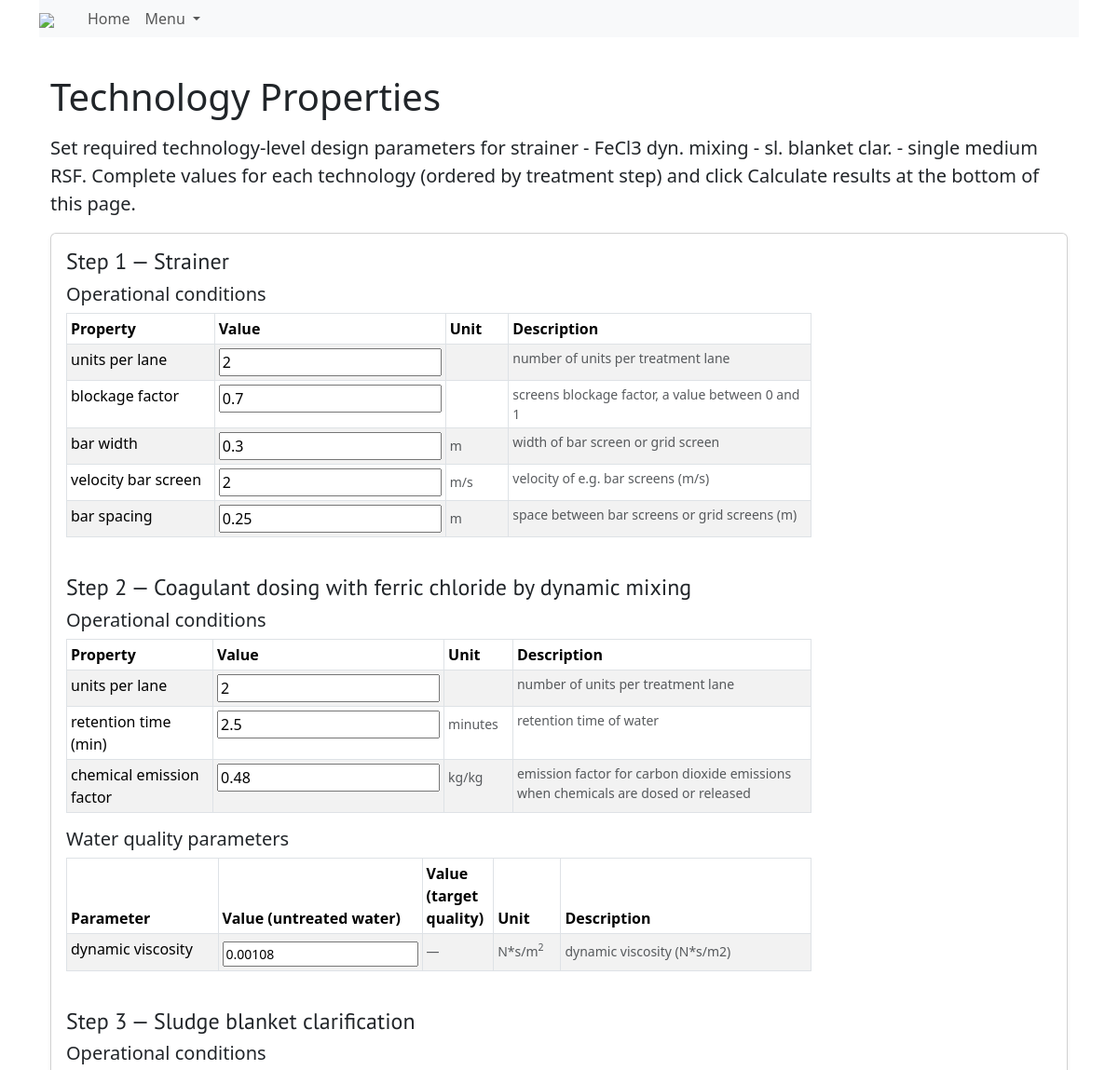
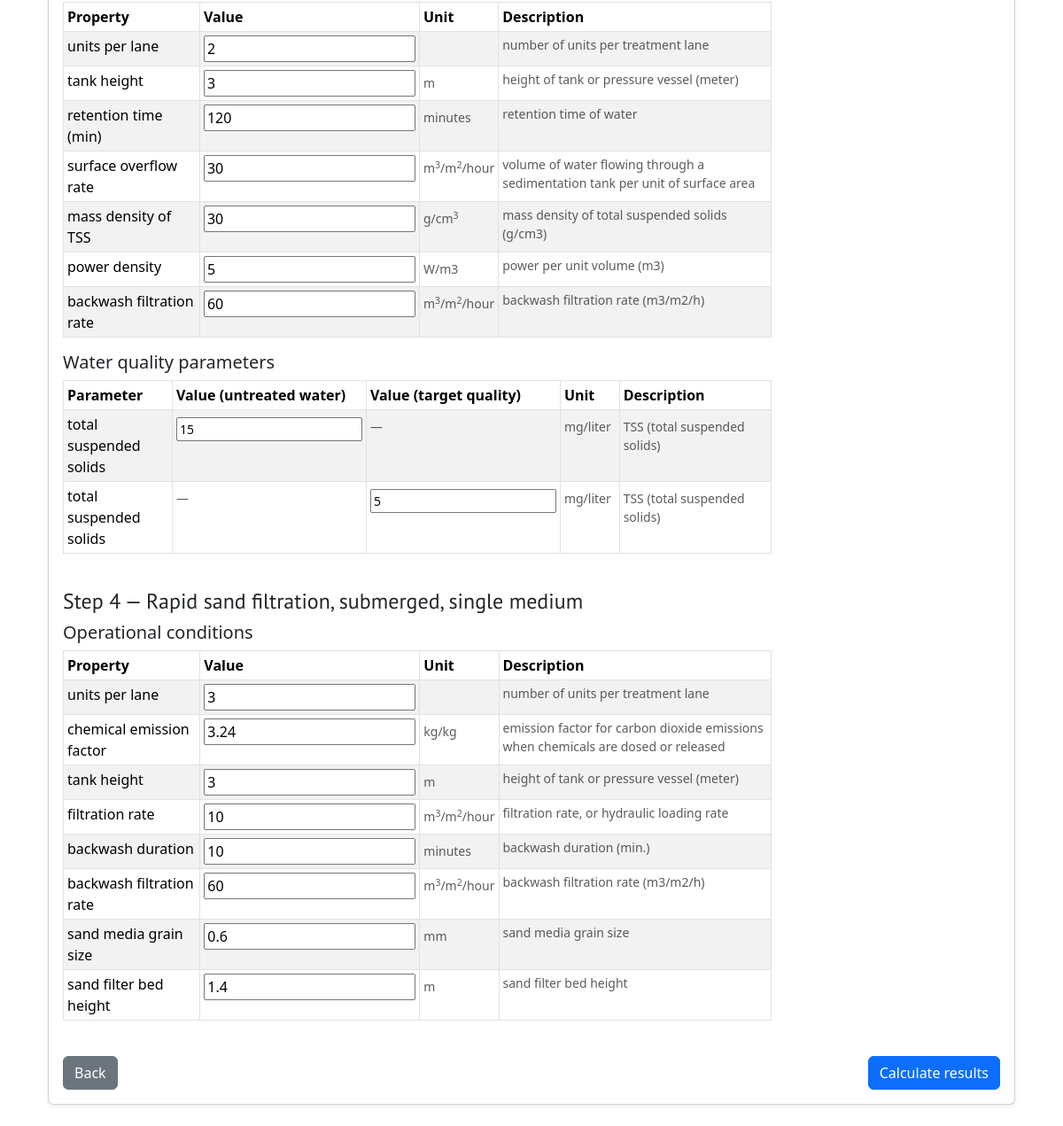
The page /treatmentplant/1/technology/ on the database its author committed (2 pictures, top to bottom).
### drinq/models.py (models this page shows, shortened)
class TreatmentPlant(models.Model):
    id = models.AutoField(primary_key=True, unique=True)
    configuration = models.ForeignKey(
        MultiStepConfiguration, models.CASCADE, blank=True, null=True,
        db_column='configuration')
    option = models.IntegerField(
        blank=False, null=False,
        help_text="Identifying number in a set of preliminary treatment design options"
        )
    name = models.TextField(blank=True, null=False)
    description = models.TextField(blank=True, null=True)
    slug = models.SlugField(unique=True, blank=True)
    class Meta:
        db_table = 'treatmentplant'
        verbose_name_plural = "treatment plants"

class Technology(models.Model):
    id = models.AutoField(primary_key=True, unique=True)
    name = models.TextField(unique=True, null=False)
    description = models.TextField(blank=True, null=True)
    slug = AutoSlugField(populate_from='name')
    advantage = models.TextField(null=True, max_length=500)
    disadvantage = models.TextField(null=True, max_length=500)
    class Meta:
        db_table = 'technology'
        verbose_name_plural = "technologies"

class TechnologyProperty(models.Model):
    id = models.AutoField(primary_key=True, unique=True)
    name = models.TextField(unique=True, null=False)
    description = models.TextField(blank=True, null=True)
    unit = models.TextField(blank=True, null=True)
    category = models.ForeignKey(
        'ParameterCategory', models.CASCADE, blank=True, null=True,
        db_column='category')
    parent_property = models.ForeignKey(
        'TechnologyProperty', models.CASCADE, blank=True, null=True,
        db_column='parent_property', related_name='child_properties')
    class Meta:
        db_table = 'technologyproperty'
        verbose_name_plural = "technology parametric properties"

class TreatmentPlantWaterQualityParameterValue(models.Model):
    id = models.AutoField(primary_key=True, unique=True)
    treatmentplant = models.ForeignKey(
        TreatmentPlant,
        on_delete=models.CASCADE,
        db_column='treatmentplant')
    wq_tech_parameter = models.ForeignKey(
        WaterqualityParameterTechnologyJunction,
        on_delete=models.CASCADE,
        db_column='tech_wqparameter')
    value = models.FloatField(
        blank=True, null=True, db_column='value')
    class Meta:
        db_table = 'treatmentplant_wqparametervalue'
        verbose_name_plural = "treatment plant water quality parameter values"

class WaterqualityParameterTechnologyJunction(models.Model):
    id = models.AutoField(primary_key=True, unique=True)
    waterqualityparameter = models.ForeignKey(
        WaterqualityParameter,
        on_delete=models.CASCADE,
        db_column='waterqualityparameter', related_name='wqp_technologies')
    technology = models.ForeignKey(
        Technology, on_delete=models.CASCADE,
        db_column='technology', related_name='technology_wqps')
    is_inputparameter = models.BooleanField(
        default=0, null=False,
        db_column='is_inputparameter')
    is_targetparameter = models.BooleanField(
        default=0, null=False,
        db_column='is_targetparameter')
    default_value = models.FloatField(blank=True, null=True)
    class Meta:
        db_table = 'waterqualityparameter_technology'
        verbose_name_plural = "water quality parameter technology junctions"

class WaterqualityParameter(models.Model):
    id = models.AutoField(primary_key=True, unique=True)
    name = models.TextField(unique=True, null=False)
    description = models.TextField(blank=True, null=True)
    unit = models.TextField(blank=True, null=True)
    class Meta:
        db_table = 'waterqualityparameter'
        verbose_name_plural = "water quality parameters"

### drinq/views.py (the view, shortened to what this page needs)
class TechnologyPropertiesView(generic.FormView):
    template_name = 'drinq/form_technology-properties.html'
    form_class = TreatmentPlantTechPropertyValueFormSet
    def get_treatment_plant(self):
        return get_object_or_404(TreatmentPlant, pk=self.kwargs['plant_id'])
    def get_form(self, form_class=None):
        treatment_plant = self.get_treatment_plant()
        tech_ids = TreatmentPlantLayout.objects.filter(
            treatmentplant=treatment_plant).values_list(
                'technology', flat=True)
        non_digested_prop_ids = TechnologyPropertyJunction.objects.filter(
            technology__in=tech_ids, is_digested=False
        ).values_list('property', flat=True)
        queryset = TreatmentPlantTechnologyPropertyValue.objects.filter(
            treatmentplant=treatment_plant,
            technologyproperty_id__in=non_digested_prop_ids
        )
        initial = []
        if not queryset.exists():
            initial = build_technology_property_initials(treatment_plant)
        prefix = "techprop"
        return TreatmentPlantTechPropertyValueFormSet(
            queryset=queryset, initial=initial, prefix=prefix)
    def get_waterquality_formset(self):
        treatment_plant = self.get_treatment_plant()
        tech_ids = TreatmentPlantLayout.objects.filter(
            treatmentplant=treatment_plant).values_list('technology', flat=True)
        wqtech_junctions = WaterqualityParameterTechnologyJunction.objects.filter(
            technology__in=tech_ids
        ).select_related('waterqualityparameter')
        qs = TreatmentPlantWaterQualityParameterValue.objects.filter(
            treatmentplant=treatment_plant,
            wq_tech_parameter_id__in=[j.id for j in wqtech_junctions]
        )
        existing_ids = set(
            qs.values_list('wq_tech_parameter_id', flat=True))
        for junction in wqtech_junctions:
            if junction.id not in existing_ids:
                TreatmentPlantWaterQualityParameterValue.objects.create(
                    treatmentplant=treatment_plant,
                    wq_tech_parameter=junction,
                    value=junction.default_value
                )
        qs = TreatmentPlantWaterQualityParameterValue.objects.filter(
            treatmentplant=treatment_plant,
            wq_tech_parameter_id__in=[j.id for j in wqtech_junctions]
        )
        prefix = "waterquality"
        try:
            if self.request.method == 'POST':
                return WaterQualityParameterValueFormSet(
                    self.request.POST, queryset=qs, prefix=prefix)
            return WaterQualityParameterValueFormSet(
                queryset=qs, prefix=prefix)
        except Exception as e:
            logger.error("Exception in get_waterquality_formset: %s", e, exc_info=True)
            raise
    def get_context_data(self, **kwargs):
        context = super().get_context_data(**kwargs)
        treatment_plant = self.get_treatment_plant()
        formset = context.get('form') or self.get_form()
        waterquality_formset = self.get_waterquality_formset()
        layouts = TreatmentPlantLayout.objects.filter(
            treatmentplant=treatment_plant).order_by('step').select_related('technology')
        tech_order = [lay.technology for lay in layouts]
        tech_map = {tech.id: tech for tech in tech_order}
        forms_by_tech = OrderedDict()
        for tech in tech_order:
            forms_by_tech[tech] = []
        for idx, form in enumerate(formset.forms):
            tech_id = None
            if getattr(form.instance, 'technology', None):
                tech_id = form.instance.technology.id
            else:
                tech_id = form.initial.get('technology')
            prop_id = None
            if getattr(form.instance, 'technologyproperty', None):
                prop_id = form.instance.technologyproperty.id
            else:
                prop_id = form.initial.get('technologyproperty')
            tech = tech_map.get(tech_id)
            prop_name = None
            prop_unit = None
            prop_help = None
            if prop_id:
                try:
                    prop = TechnologyProperty.objects.get(id=prop_id)
                    prop_name = prop.name
                    prop_unit = prop.unit
                    prop_help = prop.description
                except TechnologyProperty.DoesNotExist:
                    prop_name = str(prop_id)
            if tech is not None:
                forms_by_tech[tech].append({
                    'form': form,
                    'prop_name': prop_name,
                    'prop_unit': prop_unit,
                    'prop_help': prop_help,
                })
        waterquality_forms_by_tech = OrderedDict(
            (tech, []) for tech in tech_order)
        wqp_tech_map = {}
        for junction in WaterqualityParameterTechnologyJunction.objects.filter(technology__in=tech_order):
            tid = junction.technology.id
            pid = junction.waterqualityparameter.id
            wqp_tech_map.setdefault(pid, set()).add(tid)
        for form in waterquality_formset.forms:
            param = getattr(form.instance, 'wq_tech_parameter', None)
            if param is not None:
                tech = param.technology
                if tech is not None:
                    waterquality_forms_by_tech[tech].append(form)
        context['forms_by_tech'] = forms_by_tech
        context['treatment_plant'] = treatment_plant
        context['formset'] = formset
        context['waterquality_formset'] = waterquality_formset
        context['waterquality_forms_by_tech'] = waterquality_forms_by_tech
        wq_params_by_techid = {}
        for tech in tech_order:
            param_map = defaultdict(lambda: {
                'untreated': None,
                'target': None,
                'description': '',
                'unit': ''
                })
            forms = waterquality_forms_by_tech.get(tech, [])
            for form in forms:
                junction = getattr(form.instance, 'wq_tech_parameter', None)
                if not junction:
                    continue
                param = getattr(junction, 'waterqualityparameter', None)
                if not param:
                    continue
                name = param.name
                desc = param.description or ''
                unit = param.unit or ''
                is_input = getattr(junction, 'is_inputparameter', False)
                is_target = getattr(junction, 'is_targetparameter', False)
                value = form['value']
                if is_input:
                    param_map[name]['untreated'] = value
                if is_target:
                    param_map[name]['target'] = value
                param_map[name]['description'] = desc
                param_map[name]['unit'] = unit
            param_list = []
            for pname, pdata in param_map.items():
                param_list.append({
                    'name': pname,
                    'untreated': pdata['untreated'],
                    'target': pdata['target'],
                    'description': pdata['description'],
                    'unit': pdata['unit'],
                })
            wq_params_by_techid[tech.id] = param_list
        waterquality_params_by_tech = OrderedDict()
        for tech in tech_order:
            waterquality_params_by_tech[tech] = wq_params_by_techid.get(
                tech.id, [])
        context['waterquality_params_by_tech'] = waterquality_params_by_tech
        return context

### templates/drinq/form_technology-properties.html (shortened to what this page needs)
{% extends 'base.html' %}
{% load i18n %}
{% load dict_extras %}
{% load unit_format %}
{% block content %}
<body class="bg-light">
<div class="container mt-4">
  <h1 class="mb-3">Technology Properties</h1>
  <p class="lead">Set required technology-level design parameters for <strong>{{ treatment_plant.name }}</strong>. Complete values for each technology (ordered by treatment step) and click <strong>Calculate results</strong> at the bottom of this page.</p>
  <div class="card shadow-sm p-3 bg-white">
    <form method="post">
      {% for tech, items in forms_by_tech.items %}
      <div class="mb-4">
        <h4 class="mb-2">Step {{ forloop.counter }} — {{ tech.name }}</h4>
        <h5 class="mb-2">Operational conditions</h5>
        <div class="table-responsive">
          <table class="table table-bordered table-striped table-sm">
            <thead class="thead-light">
              <tr>
                <th style="width:25%">Property</th>
                <th style="width:10%">Value</th>
                <th style="width:10%">Unit</th>
                <th style="width:55%">Description</th>
              </tr>
            </thead>
            <tbody>
              {% for item in items %}
                {% if not item.is_digested %}
                <tr>
                  <td class="align-top">{{ item.prop_name }}</td>
                  <td>
                    {{ item.form.value }}
                  </td>
                  <td class="align-top">
                    <div class="form-text text-muted small mt-1">
                      {% if item.prop_unit %}{{ item.prop_unit|superscript_exponents|safe }}{% else %}&nbsp;{% endif %}
                    </div>
                  </td>
                  <td class="align-top text-muted small mt-1">
                    {% if item.prop_help %}{{ item.prop_help }}{% endif %}
                  </td>
                </tr>
                {% endif %}
              {% endfor %}
            </tbody>
          </table>
        </div>
        {% with wq_forms=waterquality_forms_by_tech|dict_get:tech %}
          {% if wq_forms and wq_forms|length > 0 %}
            <div class="mb-4">
              <h5 class="mb-2">Water quality parameters</h5>
              <div class="table-responsive">
                <table class="table table-bordered table-striped table-sm">
                  <thead class="thead-light">
                    <tr>
                      <th style="width:25%">Parameter</th>
                      <th style="width:10%">Value (untreated water)</th>
                      <th style="width:10%">Value (target quality)</th>
                      <th style="width:10%">Unit</th>
                      <th style="width:45%">Description</th>
                    </tr>
                  </thead>
                  <tbody>
                    {% for form in wq_forms %}
                      <tr>
                        <td>
                          {{ form.instance.wq_tech_parameter.waterqualityparameter.name }}
                        </td>
                        <td>
                          <div class="form-text text-muted small mt-1">
                          {% if form.instance.wq_tech_parameter.is_inputparameter %}
                            {{ form.value }}
                          {% else %}
                            &mdash;
                          {% endif %}
                          </div>
                        </td>
                        <td>
                          <div class="form-text text-muted small mt-1">
                            {% if form.instance.wq_tech_parameter.is_targetparameter %}
                              {{ form.value }}
                            {% else %}
                              &mdash;
                            {% endif %}
                          </div>
                        </td>
                        <td class="align-top">
                          <div class="form-text text-muted small mt-1">
                            {{ form.instance.wq_tech_parameter.waterqualityparameter.unit|superscript_exponents|safe }}
                          </div>
                        </td>
                        <td class="align-top">
                          <div class="form-text text-muted small mt-1">
                            {{ form.instance.wq_tech_parameter.waterqualityparameter.description }}
                          </div>
                        </td>
                      </tr>
                    {% endfor %}
                  </tbody>
                </table>
              </div>
            </div>
          {% endif %}
        {% endwith %}
      </div>
      {% endfor %}
      <div class="d-flex justify-content-between">
        <a href="{% url 'design_detail' treatment_plant.slug %}" class="btn btn-secondary">Back</a>
        <button type="submit" class="btn btn-primary">Calculate results</button>
      </div>
    </form>
  </div>
</div>
<br>
</body>
{% endblock %}

### rows shown on the page
TreatmentPlant: name "strainer - FeCl3 dyn. mixing - sl. blanket clar. - single medium RSF"
Technology: name "Strainer", form.value "2" "0.7" "0.3" "2" "0.25", prop_unit|superscript_exponents "m" "m"
TechnologyProperty: prop_name "units per lane" "units per lane" "units per lane" "units per lane", prop_help "number of units per treatment lane" "number of units per treatment lane" "number of units per treatment lane" "number of units per treatment lane"
TechnologyProperty: prop_name "blockage factor", prop_help "screens blockage factor, a value between 0 and 1"
TechnologyProperty: prop_name "bar width", prop_help "width of bar screen or grid screen"
TechnologyProperty: prop_name "velocity bar screen", prop_unit|superscript_exponents "m/s", prop_help "velocity of e.g. bar screens (m/s)"
TechnologyProperty: prop_name "bar spacing", prop_help "space between bar screens or grid screens (m)"
Technology: name "Coagulant dosing with ferric chloride by dynamic mixing", form.value "2" "2.5" "0.48", value "0.00108"
TechnologyProperty: prop_name "retention time (min)" "retention time (min)", prop_unit|superscript_exponents "minutes" "minutes", prop_help "retention time of water" "retention time of water"
TechnologyProperty: prop_name "chemical emission factor" "chemical emission factor", prop_unit|superscript_exponents "kg/kg" "kg/kg", prop_help "emission factor for carbon dioxide emissions when chemicals are dosed or released" "emission factor for carbon dioxide emissions when chemicals are dosed or released"
TreatmentPlantWaterQualityParameterValue: instance.wq_tech_parameter.waterqualityparameter.name "dynamic viscosity", instance.wq_tech_parameter.waterqualityparameter.unit|superscript_exponents "N*s/m 2", instance.wq_tech_parameter.waterqualityparameter.description "dynamic viscosity (N*s/m2)"
Technology: name "Sludge blanket clarification", form.value "2" "3" "120" "30" "30" "5" "60", prop_unit|superscript_exponents "m", value "15", value "5"
TechnologyProperty: prop_name "tank height" "tank height", prop_help "height of tank or pressure vessel (meter)" "height of tank or pressure vessel (meter)"
TechnologyProperty: prop_name "surface overflow rate", prop_unit|superscript_exponents "m 3 /m 2 /hour", prop_help "volume of water flowing through a sedimentation tank per unit of surface area"
TechnologyProperty: prop_name "mass density of TSS", prop_unit|superscript_exponents "g/cm 3", prop_help "mass density of total suspended solids (g/cm3)"
TechnologyProperty: prop_name "power density", prop_unit|superscript_exponents "W/m3", prop_help "power per unit volume (m3)"
TechnologyProperty: prop_name "backwash filtration rate" "backwash filtration rate", prop_unit|superscript_exponents "m 3 /m 2 /hour" "m 3 /m 2 /hour", prop_help "backwash filtration rate (m3/m2/h)" "backwash filtration rate (m3/m2/h)"
TreatmentPlantWaterQualityParameterValue: instance.wq_tech_parameter.waterqualityparameter.name "total suspended solids", instance.wq_tech_parameter.waterqualityparameter.unit|superscript_exponents "mg/liter", instance.wq_tech_parameter.waterqualityparameter.description "TSS (total suspended solids)"
TreatmentPlantWaterQualityParameterValue: instance.wq_tech_parameter.waterqualityparameter.name "total suspended solids", instance.wq_tech_parameter.waterqualityparameter.unit|superscript_exponents "mg/liter", instance.wq_tech_parameter.waterqualityparameter.description "TSS (total suspended solids)"
Technology: name "Rapid sand filtration, submerged, single medium", form.value "3" "3.24" "3" "10" "10" "60" "0.6" "1.4", prop_unit|superscript_exponents "m" "m"
TechnologyProperty: prop_name "filtration rate", prop_unit|superscript_exponents "m 3 /m 2 /hour", prop_help "filtration rate, or hydraulic loading rate"
TechnologyProperty: prop_name "backwash duration", prop_unit|superscript_exponents "minutes", prop_help "backwash duration (min.)"
TechnologyProperty: prop_name "sand media grain size", prop_unit|superscript_exponents "mm", prop_help "sand media grain size"
TechnologyProperty: prop_name "sand filter bed height", prop_help "sand filter bed height"
